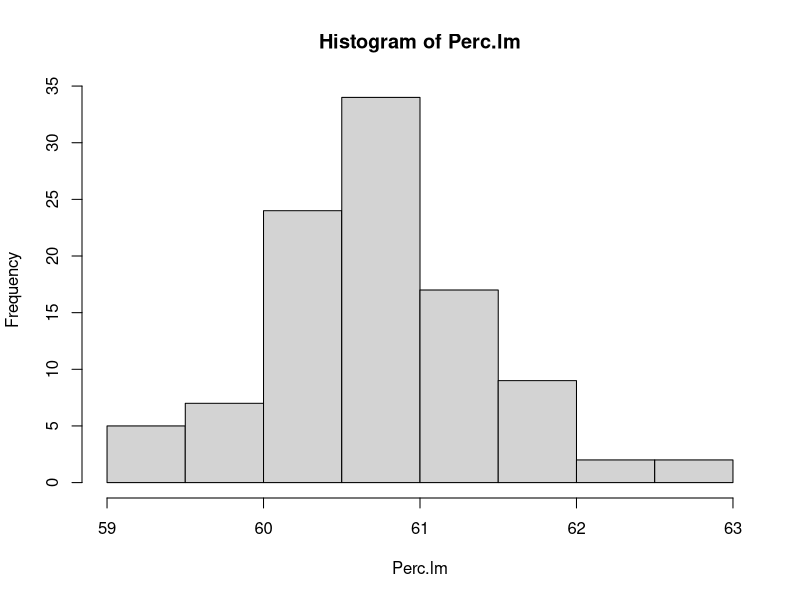
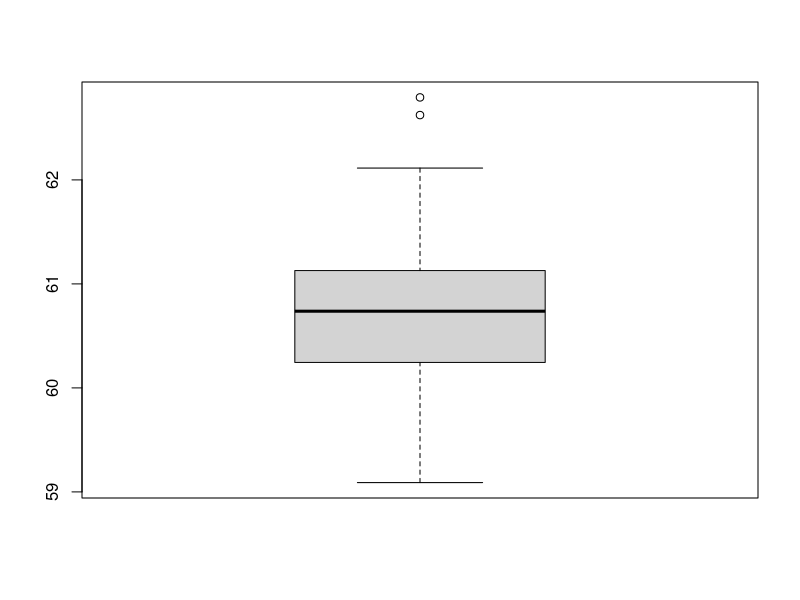

Write the R code that produced these figures, in order.
#==============================================================================
#                                    KNN
#==============================================================================

options(stringsAsFactors = F)
libs <- c("magrittr", "plyr", "ggplot2", "stringr", "lubridate","reshape2",
          "dplyr", 'glmnet', 'tidyr', 'class')
lapply(libs, require, character.only=T)

theme_set(theme_minimal())



#1.- Load the data ------------------------------------------------------------
DATA <- read.csv('Soccer predictions/Data.csv')

#Prepare the data
DATA %<>% mutate(
  Diferencia = Goles_Home - Goles_Away,
  Resultado_Binario = ifelse(Diferencia>0, 'Home', 'No_Home'), 
  Res_Binario_num = ifelse(Diferencia>0, 1, 0) %>% as.numeric,
  League_Esp = ifelse(League=='La Liga',1,0) %>% as.numeric
) 


#2.- Adjust the model to all the data

DATA_MODEL <-  DATA %>% select(-id, - Date, -Resultado_Binario,
                               -contains('Goles'), -Diferencia,
                               #-contains('Faltas'),
                               -contains('Amarillas_Away'),
                               -Faltas_Away,
                               -League)

## Convert the dependent var to factor. Normalize the numeric variables  

DATA_MODEL$Res_Binario_num %<>% factor

num.vars <- sapply(DATA_MODEL, is.numeric)
DATA_MODEL[num.vars] <- lapply(DATA_MODEL[num.vars], scale)

#Subset for the independent variables
DATA_MODEL.subset <- select(DATA_MODEL,-Res_Binario_num)


#3.- Iterate the test and train 

size_train <- 3000

Perc.lm <- NULL
for(k in 1:100){

  sample_rows <- sample(x = 1:nrow(DATA_MODEL.subset), size = size_train, replace = F)
  train <- DATA_MODEL.subset[sample_rows,]
  test <- DATA_MODEL.subset[-sample_rows,]
  
  train_cl <- DATA_MODEL$Res_Binario_num[sample_rows]
  test_cl <- DATA_MODEL$Res_Binario_num[-sample_rows] 
  
  model <- knn(train = train, test = test, cl =  train_cl, k = 100 )

  Overall <- 100 * sum(model == test_cl)/length(model)
  Perc.lm %<>% c(Overall)
  cat(k, ' ')
}

hist(Perc.lm)
boxplot(Perc.lm)
summary(Perc.lm)
